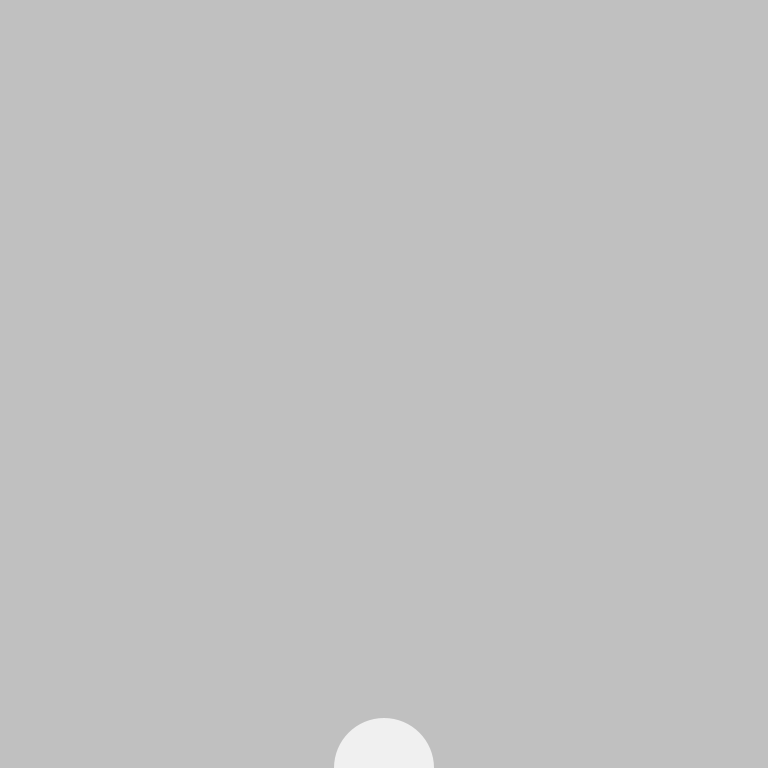
Frame 1 (no input)
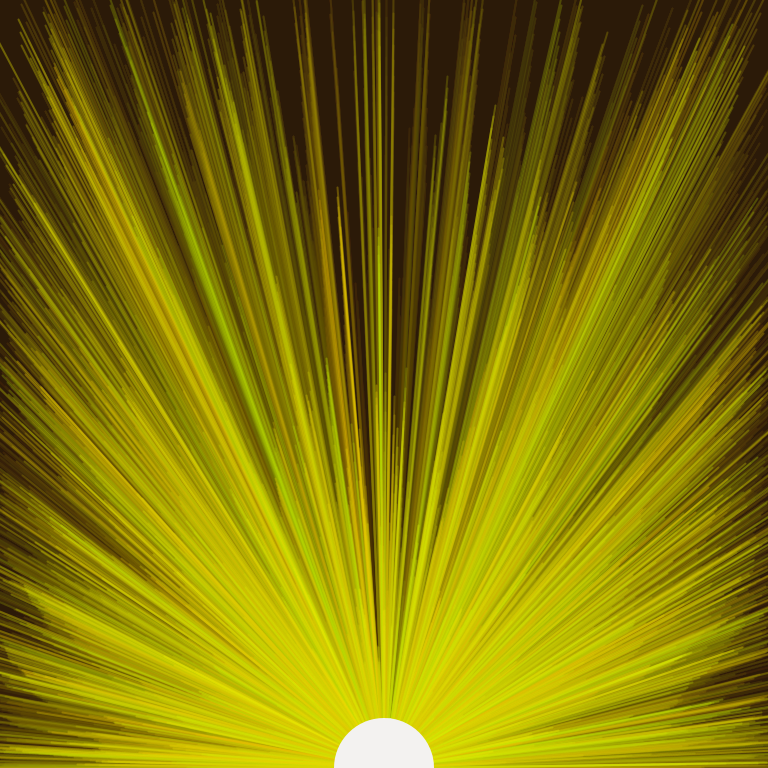
Frame 60 (the mouse pressed at the canvas centre just before this capture)
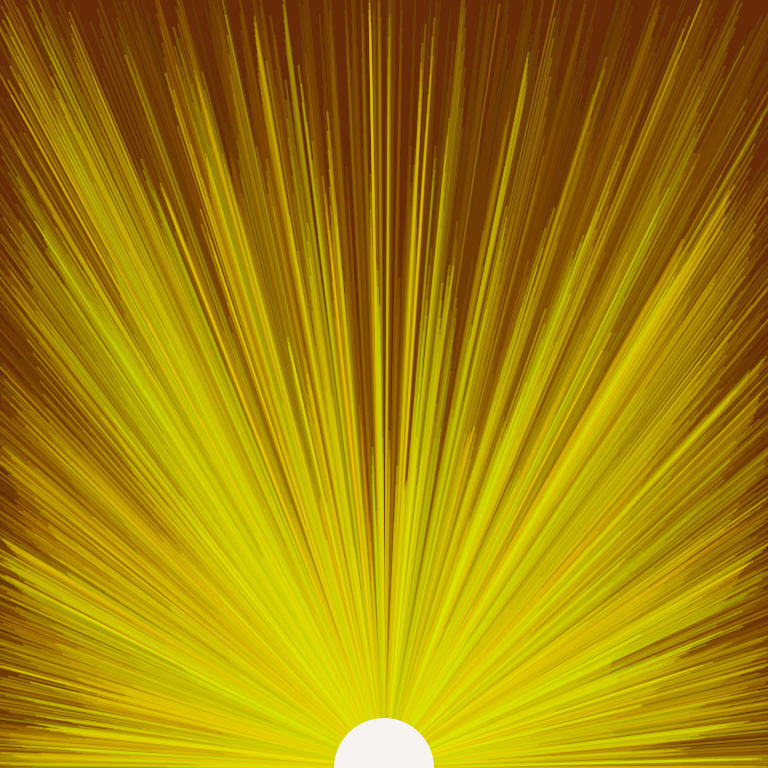
Frame 120 (the mouse held since frame 60 and released just before this capture)

The Processing sketch that drew these frames (run headless with seeded random() and noise(); from frame 60 on, the mouse is pressed at the canvas centre):

// Processing sketch: sunrise
// ── sunrise.pde
int rad = 50;
float num_lines = 600;
ArrayList<Particle> particles = new ArrayList<Particle>();
float greenCount = 0;
boolean greenUp = true;
 
void setup() {
  size(768, 768); 
  noStroke();
  ellipseMode(RADIUS);  
    
  for(int i = 0; i < num_lines; i++) {
    particles.add(new Particle(width / 2, height));
  }
}
 
void draw() {
  for(Particle p : particles) {
    p.drawParticle();
    p.updateParticle();
  }
  
  drawCenterCircle();
  updateBackground();
}

void updateBackground() {
  fill(greenCount, greenCount / 2, 0, 15);
  if(greenUp) {
    greenCount++;
    if(greenCount >= 200) {
      greenUp = !greenUp;
    }
  } else {
    greenCount--;
    if(greenCount <= 80) {
      greenUp = !greenUp;
    }
  }
  rect(0, 0, width, height);
}

void drawCenterCircle() {
  noStroke();
  fill(255, 255, 255);
  ellipse(width / 2, height, rad, rad);
}

// ── particles.pde
class Particle {
  float x, x2, y, y2, x_vel, y_vel;
  color c;
  int border_factor = 0;
  
  Particle(float _x, float _y) {
    x = _x;
    y = _y;
    x2 = _x;
    y2 = _y;
    x_vel = random(-20, 20);
    y_vel = random(-20, 0);
    c = color(random(200, 255), random(200, 255), 0, random(50, 100));
  }
  
  void updateParticle() {
    if ( y2 < 0 || y2 > 768 || x2 < 0 || x2 > 768) {
      //x = width / 2;
      //y = height / 2;
      x2 = x;
      y2 = y;
    }
    
    x2 += x_vel / random(4);
    y2 += y_vel;
  }
  
  void drawParticle() {
    stroke(c);
    strokeWeight(2);
    line(x, y, x2, y2);
  }
}
